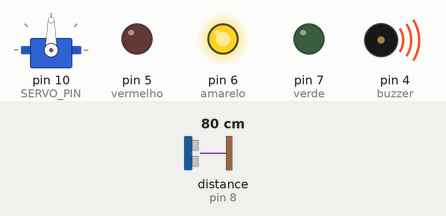
A sketch run on a simulated Arduino Uno, built with avr-gcc and run on an emulated ATmega328P. On the bench: servo, output pins drawn as LEDs (lit = HIGH), buzzer (waves = sounding). Wiring (inferred from the names in the program): ultrasonic range finder: trigger pin 9; echo pin 8. The inputs (shaded band) are chosen by the test bench; at power-on: distance to the obstacle (sensor on pin 8) 80 cm. The echo pulse lasts 58.3 µs per cm; pins used as bus, display or sensor lines are not drawn.

Above: at 1.3 s.
1.4 s: distance to the obstacle (sensor on pin 8) set to 56 cm
4.4 s: distance to the obstacle (sensor on pin 8) set to 45 cm
At 4.9 s:
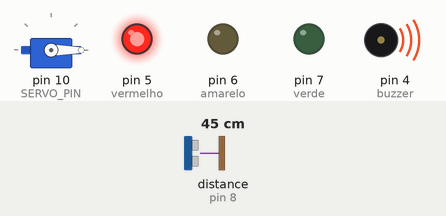
7.4 s: distance to the obstacle (sensor on pin 8) set to 120 cm
At 7.9 s:
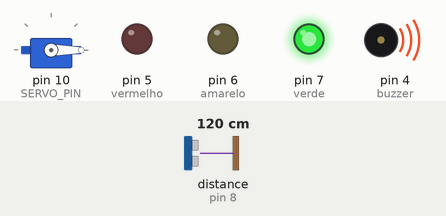
10.4 s: distance to the obstacle (sensor on pin 8) set to 107 cm
13.4 s: distance to the obstacle (sensor on pin 8) set to 97 cm
At 14.0 s:
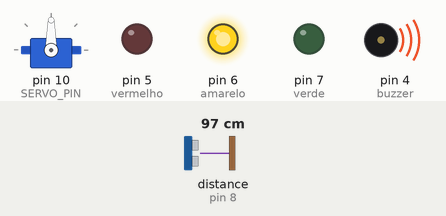
16.4 s: distance to the obstacle (sensor on pin 8) set to 2 cm
At 18.1 s:
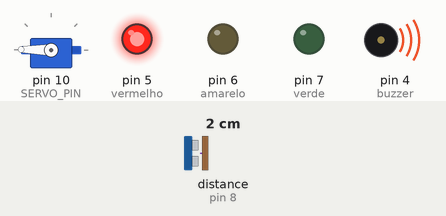
Timing chart, 0 to 20.4 s (numbered marks = the images above; inputs shaded):
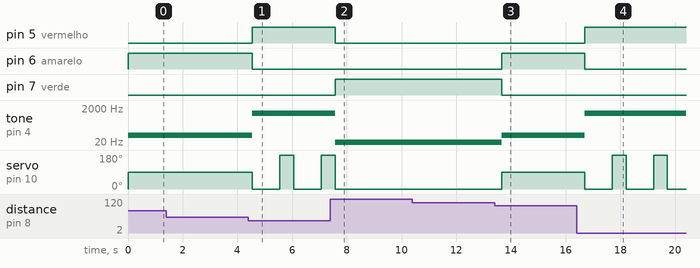

Measured:
- the behaviour switches between 51 and 50 cm on distance to the obstacle (sensor on pin 8) (found by bisection; images 0 and 1)
- the behaviour switches between 102 and 101 cm on distance to the obstacle (sensor on pin 8) (found by bisection; images 2 and 3)
- after the input at 4.4 s, pin 5 (vermelho): LOW → HIGH after 0.14 s; pin 6 (amarelo): HIGH → LOW after 0.14 s; tone on pin 4 (buzzer): 50 Hz → 1000 Hz after 0.14 s; servo on pin 10 (SERVO_PIN): alternates 179° for 0.50 s and 0° for 1.0 s, starting after 0.14 s
- after the input at 7.4 s, pin 5 (vermelho): HIGH → LOW after 0.18 s; pin 7 (verde): LOW → HIGH after 0.18 s; tone on pin 4 (buzzer): 1000 Hz → 20 Hz after 0.18 s; servo on pin 10 (SERVO_PIN): goes on until 7.6 s, then stays 0°
- after the input at 13.4 s, pin 6 (amarelo): LOW → HIGH after 0.26 s; pin 7 (verde): HIGH → LOW after 0.26 s; tone on pin 4 (buzzer): 20 Hz → 50 Hz after 0.26 s; servo on pin 10 (SERVO_PIN): 0° → 90° after 0.26 s
- after the input at 16.4 s, pin 5 (vermelho): LOW → HIGH after 0.30 s; pin 6 (amarelo): HIGH → LOW after 0.30 s; tone on pin 4 (buzzer): 50 Hz → 1000 Hz after 0.30 s; servo on pin 10 (SERVO_PIN): alternates 179° for 0.50 s and 0° for 1.0 s, starting after 0.30 s

The sketch:

Projeto_SensorUltrasonico_SistemaDeAlerta.ino
```cpp
#include <Servo.h>

const int TRIG_PIN  = 9;
const int ECHO_PIN  = 8;
const int SERVO_PIN = 10;
const int verde = 7;
const int amarelo = 6;
const int vermelho = 5;
const int buzzer = 4;
const int DISTANCE_FAR = 100;
const int DISTANCE_MIDDLE = 50;
int destination = 0;
void warning(float distance, int far, int middle, int buzzer);
Servo servo;

void setup() {
  Serial.begin(9600);
  pinMode (vermelho, OUTPUT);
  pinMode (verde, OUTPUT);
  pinMode (amarelo, OUTPUT);
  pinMode (buzzer, OUTPUT);
  pinMode(TRIG_PIN, OUTPUT);
  pinMode(ECHO_PIN, INPUT);
  servo.attach(SERVO_PIN);
  servo.write(0);
}

void loop() {
  digitalWrite(TRIG_PIN, HIGH);
  delayMicroseconds(10);
  digitalWrite(TRIG_PIN, LOW);
  digitalWrite(buzzer, LOW);
  noTone(buzzer);
  servo.write(0);
  float duration_us = pulseIn(ECHO_PIN, HIGH);
  float distance_cm = 0.017 * duration_us;


  warning(distance_cm, DISTANCE_FAR, DISTANCE_MIDDLE, buzzer, destination);


  delay(500);
}
void warning(float distance, int far, int middle, int buzzer, int destination){
  if (distance > far) {
    tone(buzzer, 20);

    digitalWrite(verde, HIGH);
    digitalWrite (amarelo, LOW);
    digitalWrite (vermelho, LOW);
    servo.write(0);

  } else if(distance >= middle && distance < far){
    tone(buzzer, 50);
    digitalWrite(verde, LOW);
    digitalWrite (amarelo, HIGH);
    digitalWrite (vermelho, LOW);
    servo.write(90);

  }else if(distance < middle){
    digitalWrite(verde, LOW);
    digitalWrite (amarelo, LOW);
    digitalWrite (vermelho, HIGH);
    digitalWrite(buzzer, HIGH);

    digitalWrite(buzzer,HIGH);
    tone(buzzer, 1000);
    delay(500);
    digitalWrite(buzzer,LOW);
    servo.write(0);
    delay(500);
    moveCem(destination);

  }
 }
 void moveCem(int destination){
  if(destination == 0){
    for(int i = destination; i <180; i++){
        servo.write(i);
        destination = 180;
      }
  }else{
      for(int i = 180; i >= 0; i--){
        servo.write(i);
      }
    }
 }
```
